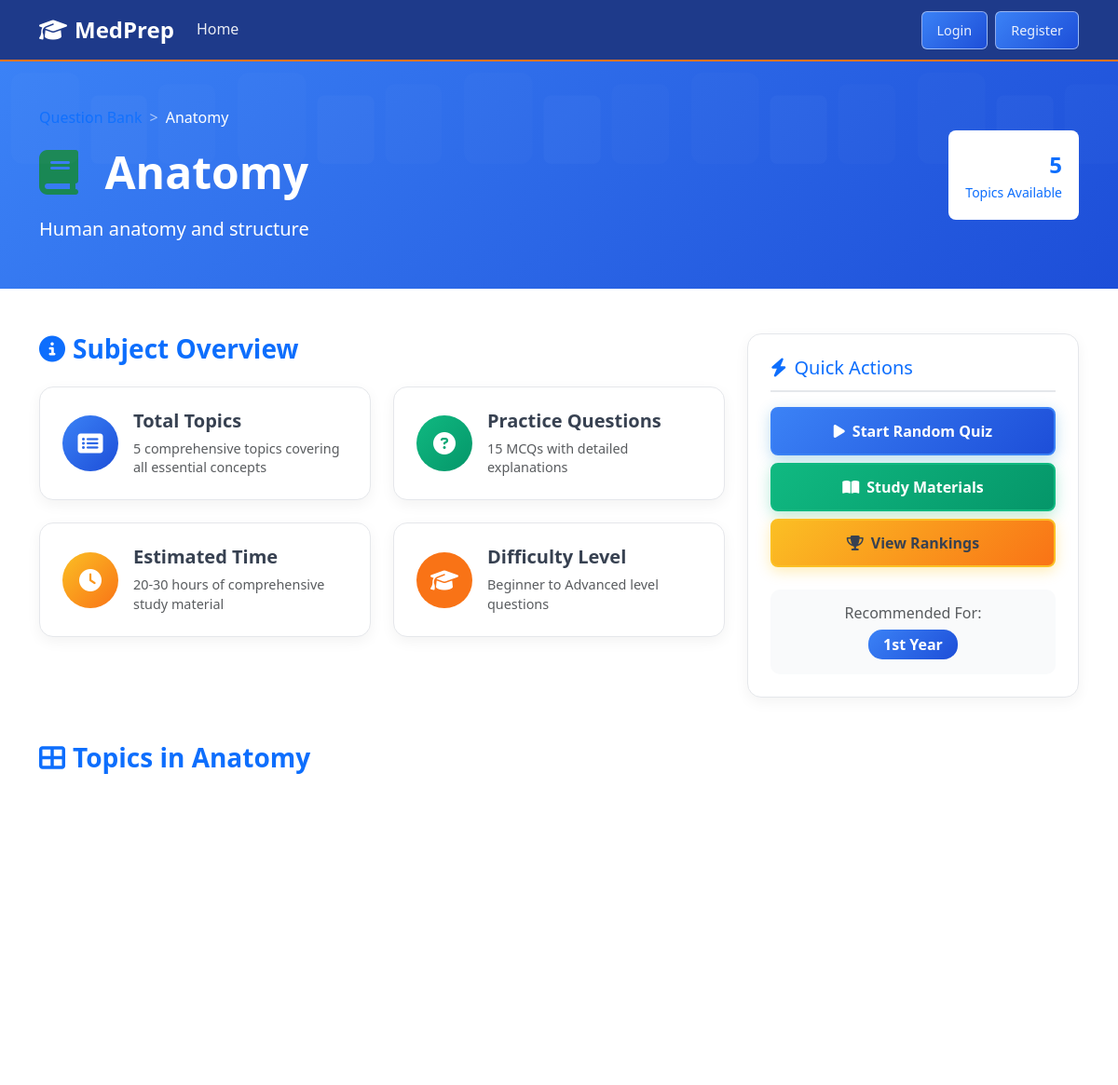
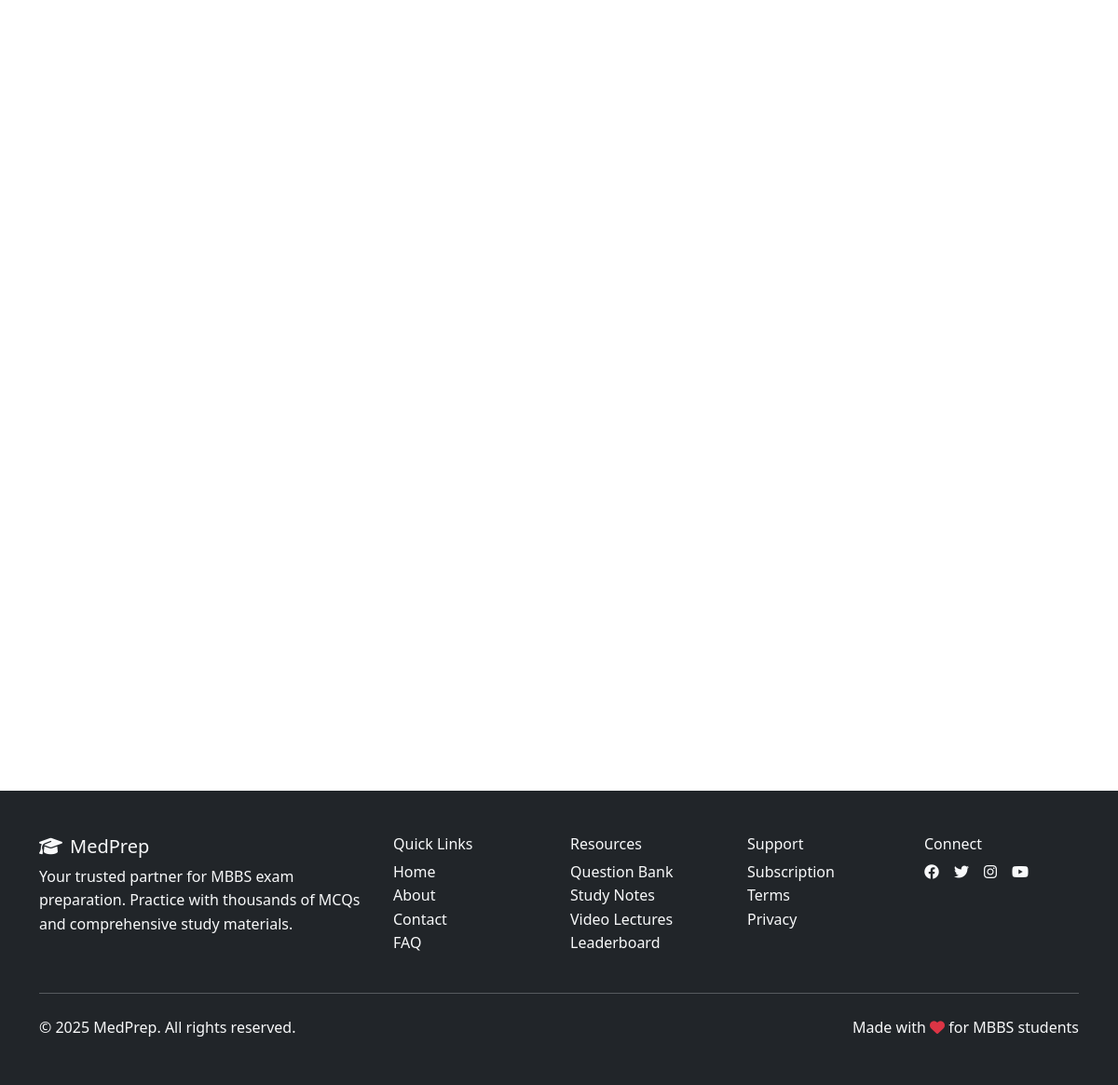
Screenshot of /subjects/1/ with the database file from the repository (2 pictures, top to bottom).
### core/models/academic_models.py (models this page shows, shortened)
class Subject(models.Model):
    name = models.CharField(max_length=100, unique=True)
    code = models.CharField(max_length=10, unique=True)
    description = models.TextField(blank=True)
    year_applicable = models.CharField(
        max_length=3,
        choices=[
            ('1st', '1st Year'),
            ('2nd', '2nd Year'),
            ('3rd', '3rd Year'),
            ('4th', '4th Year'),
            ('5th', '5th Year (Final)'),
            ('all', 'All Years'),
        ],
        default='all'
    )
    is_active = models.BooleanField(default=True)
    created_at = models.DateTimeField(auto_now_add=True)
    class Meta:
        verbose_name = 'Subject'
        verbose_name_plural = 'Subjects'
        ordering = ['year_applicable', 'name']

### core/views/main_views.py (the view)
# urls.py: path('subjects/<int:pk>/', views.SubjectDetailView.as_view(), name='subject_detail'),
class SubjectDetailView(DetailView):
    model = Subject
    template_name = 'core/subject_detail.html'
    context_object_name = 'subject'
    def get_context_data(self, **kwargs):
        context = super().get_context_data(**kwargs)
        subject = self.get_object()
        topics = subject.topics.filter(is_active=True).annotate(
            question_count=Count('questions', filter=Q(questions__is_active=True)),
            note_count=Count('notes', filter=Q(notes__is_active=True)),
            video_count=Count('videos', filter=Q(videos__is_active=True)),
            flashcard_count=Count('flashcards', filter=Q(flashcards__is_active=True))
        )
        context.update({
            'topics': topics,
            'total_questions': sum(topic.question_count for topic in topics),
        })
        return context

### core/context_processors.py (called while the page is built)
def site_context(request):
    context = {
        'site_name': 'MedPrep',
        'site_description': 'MBBS Exam Preparation Platform',
        'current_year': 2025,
    }
    if request.user.is_authenticated:
        try:
            context['user_profile'] = request.user.userprofile
        except:
            context['user_profile'] = None
    return context

### templates/core/subject_detail.html (shortened to what this page needs)
{% extends 'base.html' %}
{% load static %}
{% block extra_css %}
<link href="{% static 'core/css/subject-detail.css' %}?v=1.0" rel="stylesheet">
{% endblock %}
{% block content %}
<div class="subject-header bg-primary text-white py-5">
    <div class="container">
        <div class="row align-items-center">
            <div class="col-lg-8">
                <nav aria-label="breadcrumb" class="mb-3">
                    <ol class="breadcrumb text-white-50">
                        <li class="breadcrumb-item"><a href="{% url 'core:question_bank' %}" class="text-white-75">Question Bank</a></li>
                        <li class="breadcrumb-item active text-white">{{ subject.name }}</li>
                    </ol>
                </nav>
                <h1 class="display-5 fw-bold mb-3">
                    <i class="fas fa-book text-success me-3"></i>
                    {{ subject.name }}
                </h1>
                <p class="lead mb-0">
                    {{ subject.description|default:"Comprehensive study materials and practice questions for MBBS students." }}
                </p>
            </div>
            <div class="col-lg-4 text-end">
                <div class="subject-stats bg-white text-primary p-3 rounded-3 d-inline-block">
                    <div class="fw-bold fs-4">{{ subject.topics.count }}</div>
                    <div class="small">Topics Available</div>
                </div>
            </div>
        </div>
    </div>
</div>
<div class="container py-5">
    <div class="row mb-5">
        <div class="col-lg-8">
            <div class="subject-overview">
                <h2 class="section-title text-primary mb-4">
                    <i class="fas fa-info-circle me-2"></i>Subject Overview
                </h2>
                <div class="row g-4">
                    <div class="col-md-6">
                        <div class="overview-card">
                            <div class="overview-icon bg-primary">
                                <i class="fas fa-list-alt"></i>
                            </div>
                            <div class="overview-content">
                                <h5>Total Topics</h5>
                                <p class="text-muted">{{ subject.topics.count }} comprehensive topics covering all essential concepts</p>
                            </div>
                        </div>
                    </div>
                    <div class="col-md-6">
                        <div class="overview-card">
                            <div class="overview-icon bg-success">
                                <i class="fas fa-question-circle"></i>
                            </div>
                            <div class="overview-content">
                                <h5>Practice Questions</h5>
                                <p class="text-muted">{{ total_questions }} MCQs with detailed explanations</p>
                            </div>
                        </div>
                    </div>
                    <div class="col-md-6">
                        <div class="overview-card">
                            <div class="overview-icon bg-warning">
                                <i class="fas fa-clock"></i>
                            </div>
                            <div class="overview-content">
                                <h5>Estimated Time</h5>
                                <p class="text-muted">{{ estimated_hours|default:"20-30" }} hours of comprehensive study material</p>
                            </div>
                        </div>
                    </div>
                    <div class="col-md-6">
                        <div class="overview-card">
                            <div class="overview-icon bg-orange">
                                <i class="fas fa-graduation-cap"></i>
                            </div>
                            <div class="overview-content">
                                <h5>Difficulty Level</h5>
                                <p class="text-muted">Beginner to Advanced level questions</p>
                            </div>
                        </div>
                    </div>
                </div>
            </div>
        </div>
        <div class="col-lg-4">
            <div class="quick-actions-card">
                <h5 class="text-primary mb-3">
                    <i class="fas fa-bolt me-2"></i>Quick Actions
                </h5>
                <div class="d-grid gap-2">
                    <a href="{% url 'core:start_quiz' topics.first.pk %}" class="btn btn-primary">
                        <i class="fas fa-play me-2"></i>Start Random Quiz
                    </a>
                    <a href="{% url 'core:resources' %}" class="btn btn-success">
                        <i class="fas fa-book-open me-2"></i>Study Materials
                    </a>
                    <a href="{% url 'core:leaderboard' %}" class="btn btn-warning">
                        <i class="fas fa-trophy me-2"></i>View Rankings
                    </a>
                </div>
                {% if subject.year_applicable != 'all' %}
                <div class="mt-4">
                    <div class="year-indicator">
                        <h6 class="text-muted mb-2">Recommended For:</h6>
                        <span class="badge bg-primary fs-6">{{ subject.get_year_applicable_display }}</span>
                    </div>
                </div>
                {% endif %}
            </div>
        </div>
    </div>
    <div class="topics-section">
        <h2 class="section-title text-primary mb-4">
            <i class="fas fa-th-large me-2"></i>Topics in {{ subject.name }}
        </h2>
        <div class="row g-4">
            {% for topic in topics %}
            <div class="col-md-6 col-lg-4">
            </div>
            {% endfor %}
        </div>
    </div>
</div>
{% endblock %}

### static/core/css/main.css (style rules this page uses)
:root { --primary-blue: #3b82f6; --primary-green: #10b981; --primary-white: #ffffff; --accent-orange: #f97316; --accent-gray: #6b7280; --accent-navy: #1e3a8a; --secondary-blue: #1d4ed8; --secondary-green: #059669; --primary-orange: #f97316; --accent-gold: #fbbf24; --text-dark: #374151; --text-muted: #6b7280; --light-gray: #e5e7eb; --medium-gray: #9ca3af; --light-background: #f9fafb; --blue-light: #93c5fd; --blue-dark: #1d4ed8; --green-light: #6ee7b7; --green-dark: #059669; --orange-light: #fed7aa; --orange-dark: #ea580c; --gray-light: #f3f4f6; --gray-dark: #374151; --navy-light: #3b82f6; --navy-dark: #1e3a8a; --text-primary: #374151; --text-secondary: #6b7280; --text-light: #9ca3af; --text-white: #ffffff; --bg-primary: #ffffff; --bg-secondary: #f9fafb; --bg-light-blue: #eff6ff; --bg-light-green: #ecfdf5; --bg-navy: #1e3a8a; --bg-dark-navy: #1e40af; --btn-primary-bg: linear-gradient(135deg, #3b82f6 0%, #1d4ed8 100%); --btn-primary-hover: linear-gradient(135deg, #2563eb 0%, #1e40af 100%); --btn-secondary-bg: linear-gradient(135deg, #f97316 0%, #ea580c 100%); --btn-secondary-hover: linear-gradient(135deg, #ea580c 0%, #dc2626 100%); --btn-success-bg: linear-gradient(135deg, #10b981 0%, #059669 100%); --btn-success-hover: linear-gradient(135deg, #059669 0%, #047857 100%); --border-light: #e5e7eb; --border-medium: #d1d5db; --border-dark: #9ca3af; --border-blue: #3b82f6; --border-green: #10b981; --border-orange: #f97316; }
body { font-family: 'Segoe UI', Tahoma, Geneva, Verdana, sans-serif; line-height: 1.6; background-color: var(--bg-primary); color: var(--text-primary); }
.btn-primary { background: var(--btn-primary-bg) !important; border-color: var(--primary-blue) !important; color: var(--text-white) !important; }
.btn-success { background: var(--btn-success-bg) !important; border-color: var(--primary-green) !important; color: var(--text-white) !important; }
.bg-orange { background-color: var(--accent-orange) !important; }
.btn { font-weight: 500; border-radius: 0.5rem; padding: 0.75rem 1.5rem; transition: all 0.3s ease; }

### rows the page displays
Subject: name "Anatomy", description "Human anatomy and structure", topics.count "5", year_applicable "1st Year"

### other values shown
{{ total_questions }} "15"
{{ estimated_hours|default:"20-30" }} "20-30"
